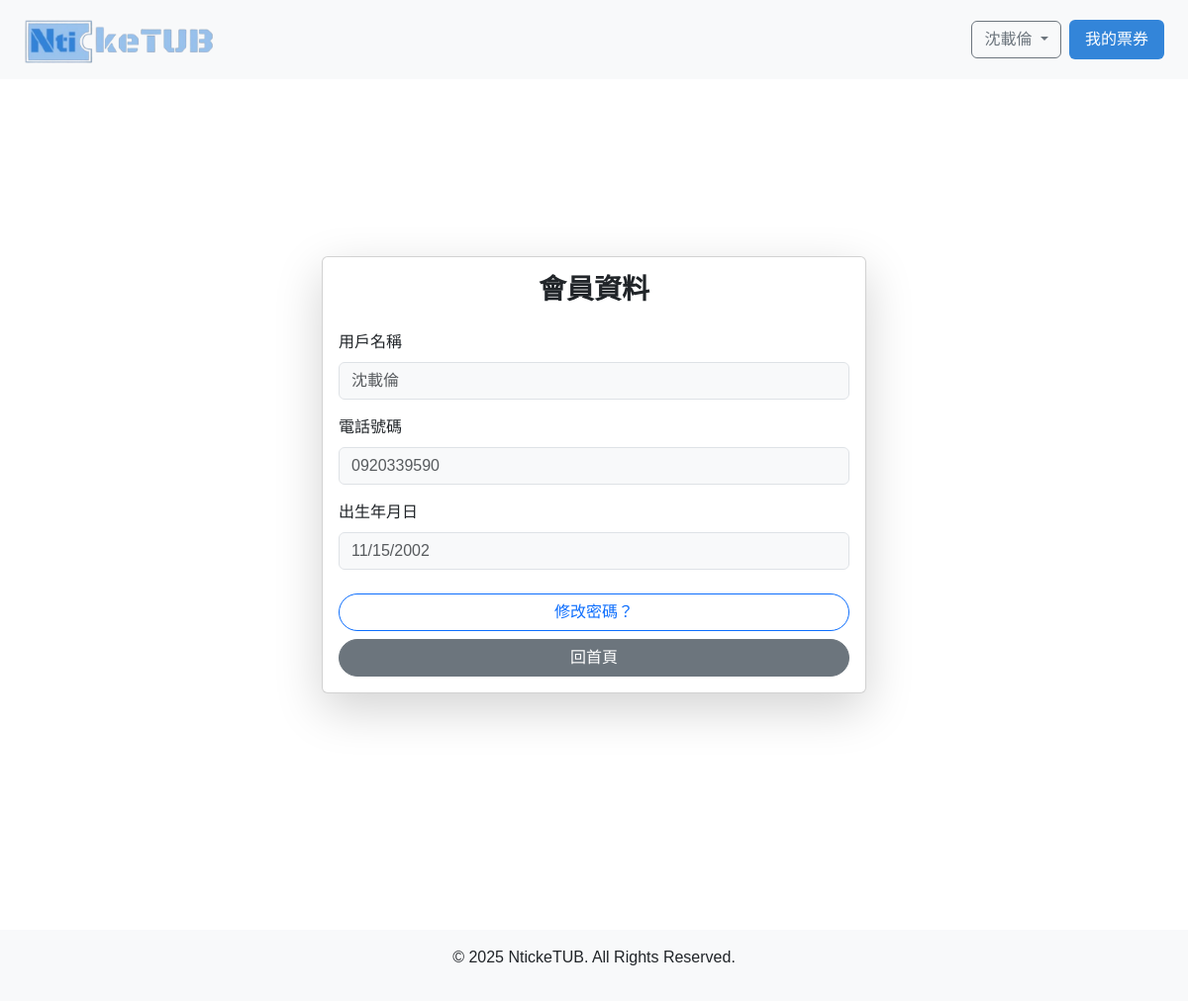
Screenshot of /member (signed in) with the database file from the repository.
### models/member.py (models this page shows, shortened)
class Member(UserMixin, db.Model):  # ← 加上 UserMixin
  __tablename__ = 'Member'
  mem_id = db.Column(db.Integer, primary_key=True)
  mem_name = db.Column(db.String(255))
  mem_email = db.Column(db.String(255))
  mem_pwd = db.Column(db.String(255))
  birthday = db.Column(db.Date)
  mem_phone = db.Column(db.String(10))
  createdAt = db.Column(db.DateTime, default=func.now())
  updatedAt = db.Column(db.DateTime, default=func.now(), onupdate=func.now())

### app.py (the view)
@app.route('/member')
@login_required
def member_info():
    return render_template('member_info.html', user=current_user)

### app.py (called while the page is built)
@login_manager.user_loader
def load_user(user_id):
    return Member.query.get(int(user_id))

### templates/member_info.html (shortened to what this page needs)
{% extends "layout.html" %}
{% block content %}
<div class="container d-flex justify-content-center align-items-center vh-100">
  <div class="card shadow-lg" style="max-width: 550px; width: 100%;">
    <div class="card-body">
      <h3 class="card-title text-center mb-4 fw-bold">會員資料</h3>
      <form>
        <div class="mb-3">
          <label for="name" class="form-label">用戶名稱</label>
          <input type="text" class="form-control bg-light text-muted" id="name" name="name" value="{{ current_user.mem_name }}" readonly>
        </div>
        <div class="mb-3">
          <label for="phone" class="form-label">電話號碼</label>
          <input type="text" class="form-control bg-light text-muted" id="phone" name="phone" value="{{ current_user.mem_phone }}" readonly>
        </div>
        <div class="mb-3">
          <label for="birthdate" class="form-label">出生年月日</label>
          <input type="date" class="form-control bg-light text-muted" id="birthdate" name="birthdate" value="{{ current_user.birthday }}" readonly>
        </div>
        <div class="d-grid gap-2 mt-4">
          <a href="{{ url_for('change_password') }}" class="btn btn-outline-primary rounded-pill">
            修改密碼？
          </a>
          <a href="{{ url_for('index') }}" class="btn btn-secondary rounded-pill">
            回首頁
          </a>
        </div>
      </form>
    </div>
  </div>
</div>
{% endblock %}

### templates/layout.html (shortened to what this page needs)
<!DOCTYPE html>
<html lang="zh-Hant">
<head>
  <link href="https://cdn.jsdelivr.net/npm/bootstrap@5.3.0/dist/css/bootstrap.min.css" rel="stylesheet" />
  <link rel="stylesheet" href="{{ url_for('static', filename='style.css') }}" />
  <link href="https://cdn.jsdelivr.net/npm/bootstrap-icons@1.10.5/font/bootstrap-icons.css" rel="stylesheet" />
</head>
<body>
  <nav class="navbar bg-light px-4" style="min-height: 80px; padding-top: 12px; padding-bottom: 12px;">
    <a href="{{ url_for('index') }}" style="display: flex; align-items: center;">
      <img src="{{ url_for('static', filename='file/logo3.png') }}"
           alt="NtickeTUB Logo"
           style="height: 48px; object-fit: contain;">
    </a>
    <div>
    <div class="d-flex align-items-center">
      {% if current_user.is_authenticated %}
        <div class="dropdown">
          <button class="btn btn-outline-secondary dropdown-toggle me-2" type="button" id="userDropdown"
                  data-bs-toggle="dropdown" aria-expanded="false">
            {{ current_user.mem_name }}
          </button>
        </div>
      {% else %}
      <a href="{{ url_for('login') }}" class="button-deepblue me-2">我的會員</a>
      {% endif %}
      <a href="{{ url_for('my_tickets') }}" class="button-deepblue">我的票券</a>
    </div>
  </nav>
  <main style="padding-bottom: 60px;">
    {% block content %}{% endblock %}
  </main>
  <footer class="bg-light text-center py-3">
    <p>&copy; 2025 NtickeTUB. All Rights Reserved.</p>
  </footer>
</body>
</html>

### static/style.css (style rules this page uses)
body { font-family: Arial, sans-serif; }
h3 { margin-bottom: 5px; }
button { padding: 5px 10px; background-color: darkorange; color: white; border: none; cursor: pointer; }
.bg-light { background-color: #f8f9fa !important; }
.button-deepblue { background-color: #3385D9; color: white; border: none; border-radius: 6px; padding: 8px 16px; cursor: pointer; text-decoration: none; transition: background-color 0.2s ease; }

### templates/layout.html (style rules this page uses)
body { margin: 0; padding: 0; }
:root { --main-blue: #99C2EC; --blue-hover: #79AEE5; --blue-active: #3385D9; }
.button-deepblue { background-color: #3385D9; color: white; border: none; border-radius: 6px; padding: 8px 16px; cursor: pointer; text-decoration: none; transition: background-color 0.2s ease; }

### rows the page displays
Member: mem_name "沈載倫", name "沈載倫", phone "0920339590", birthdate "11/15/2002"
